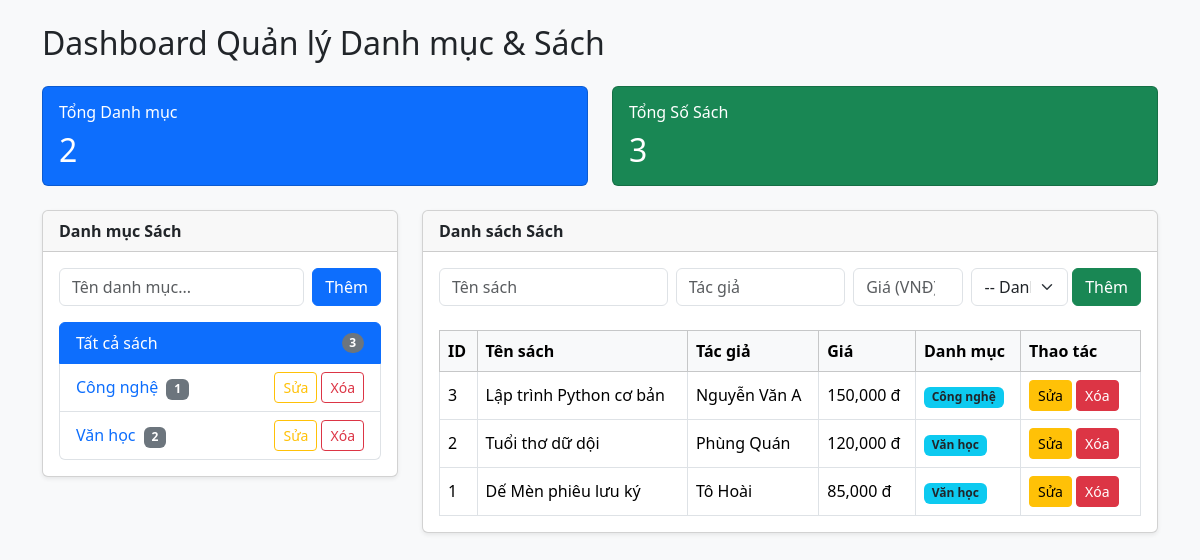
The page / on the database its author committed.
### app.py (models this page shows)
class Category(db.Model):
    id: Mapped[int] = mapped_column(primary_key=True)
    name: Mapped[str] = mapped_column(String(100), unique=True, nullable=False)
    books: Mapped[list["Book"]] = relationship(
        back_populates="category", cascade="all, delete-orphan"
    )

class Book(db.Model):
    id: Mapped[int] = mapped_column(primary_key=True)
    title: Mapped[str] = mapped_column(String(200), nullable=False)
    author: Mapped[str] = mapped_column(String(100), nullable=False)
    price: Mapped[int] = mapped_column(default=0)
    category_id: Mapped[int] = mapped_column(ForeignKey("category.id"), nullable=False)
    category: Mapped["Category"] = relationship(back_populates="books")

### app.py (the view)
@app.route("/")
def index():
    category_id = request.args.get("category_id", type=int)
    total_categories = db.session.scalar(db.select(func.count(Category.id))) or 0
    total_books = db.session.scalar(db.select(func.count(Book.id))) or 0
    categories = db.session.scalars(db.select(Category).order_by(Category.id.desc())).all()
    book_query = db.select(Book).order_by(Book.id.desc())
    if category_id:
        book_query = book_query.where(Book.category_id == category_id)
    books = db.session.scalars(book_query).all()
    return render_template(
        "index.html",
        categories=categories,
        books=books,
        total_categories=total_categories,
        total_books=total_books,
        selected_category_id=category_id,
    )

### templates/index.html (shortened to what this page needs)
<!DOCTYPE html>
<html lang="vi">
<head>
    <link href="https://cdn.jsdelivr.net/npm/bootstrap@5.3.3/dist/css/bootstrap.min.css" rel="stylesheet">
</head>
<body class="bg-light">
<div class="container py-4">
    <h2 class="mb-4">Dashboard Quản lý Danh mục & Sách</h2>
    <div class="row mb-4">
        <div class="col-md-6">
            <div class="card text-bg-primary">
                <div class="card-body">
                    <h6 class="card-title">Tổng Danh mục</h6>
                    <h2 class="mb-0">{{ total_categories }}</h2>
                </div>
            </div>
        </div>
        <div class="col-md-6">
            <div class="card text-bg-success">
                <div class="card-body">
                    <h6 class="card-title">Tổng Số Sách</h6>
                    <h2 class="mb-0">{{ total_books }}</h2>
                </div>
            </div>
        </div>
    </div>
    <div class="row g-4">
        <div class="col-md-4">
            <div class="card shadow-sm">
                <div class="card-header fw-bold">Danh mục Sách</div>
                <div class="card-body">
                    <form action="{{ url_for('add_category') }}" method="POST" class="d-flex gap-2 mb-3">
                        <input type="text" name="name" class="form-control" placeholder="Tên danh mục..." required>
                        <button type="submit" class="btn btn-primary">Thêm</button>
                    </form>
                    <ul class="list-group">
                        <li class="list-group-item d-flex justify-content-between align-items-center {% if not selected_category_id %}active{% endif %}">
                            <a href="{{ url_for('index') }}" class="text-decoration-none {% if not selected_category_id %}text-white{% endif %}">
                                Tất cả sách
                            </a>
                            <span class="badge bg-secondary rounded-pill">{{ total_books }}</span>
                        </li>
                        {% for cat in categories %}
                        <li class="list-group-item d-flex justify-content-between align-items-center {% if selected_category_id == cat.id %}list-group-item-info{% endif %}">
                            <div>
                                <a href="{{ url_for('index', category_id=cat.id) }}" class="text-decoration-none fw-medium">
                                    {{ cat.name }}
                                </a>
                                <span class="badge bg-secondary ms-1">{{ cat.books|length }}</span>
                            </div>
                            <div class="d-flex gap-1">
                                <a href="{{ url_for('edit_category', id=cat.id) }}" class="btn btn-sm btn-outline-warning">Sửa</a>
                                <form action="{{ url_for('delete_category', id=cat.id) }}" method="POST" onsubmit="return confirm('Xóa danh mục này sẽ xóa hết sách bên trong?')">
                                    <button type="submit" class="btn btn-sm btn-outline-danger">Xóa</button>
                                </form>
                            </div>
                        </li>
                        {% endfor %}
                    </ul>
                </div>
            </div>
        </div>
        <div class="col-md-8">
            <div class="card shadow-sm">
                <div class="card-header fw-bold">Danh sách Sách</div>
                <div class="card-body">
                    <form action="{{ url_for('add_book') }}" method="POST" class="row g-2 mb-4">
                        <div class="col-md-4">
                            <input type="text" name="title" class="form-control" placeholder="Tên sách" required>
                        </div>
                        <div class="col-md-3">
                            <input type="text" name="author" class="form-control" placeholder="Tác giả" required>
                        </div>
                        <div class="col-md-2">
                            <input type="number" name="price" class="form-control" placeholder="Giá (VNĐ)" min="0">
                        </div>
                        <div class="col-md-3 d-flex gap-1">
                            <select name="category_id" class="form-select" required>
                                <option value="">-- Danh mục --</option>
                            </select>
                            <button type="submit" class="btn btn-success">Thêm</button>
                        </div>
                    </form>
                    <div class="table-responsive">
                        <table class="table table-bordered table-hover align-middle mb-0">
                            <thead class="table-light">
                                <tr>
                                    <th>ID</th>
                                    <th>Tên sách</th>
                                    <th>Tác giả</th>
                                    <th>Giá</th>
                                    <th>Danh mục</th>
                                    <th width="120">Thao tác</th>
                                </tr>
                            </thead>
                            <tbody>
                                {% for book in books %}
                                <tr>
                                    <td>{{ book.id }}</td>
                                    <td>{{ book.title }}</td>
                                    <td>{{ book.author }}</td>
                                    <td>{{ "{:,}".format(book.price or 0) }} đ</td>
                                    <td><span class="badge bg-info text-dark">{{ book.category.name }}</span></td>
                                    <td>
                                        <div class="d-flex gap-1">
                                            <a href="{{ url_for('edit_book', id=book.id) }}" class="btn btn-sm btn-warning">Sửa</a>
                                            <form action="{{ url_for('delete_book', id=book.id) }}" method="POST" onsubmit="return confirm('Xóa sách này?')">
                                                <button type="submit" class="btn btn-sm btn-danger">Xóa</button>
                                            </form>
                                        </div>
                                    </td>
                                </tr>
                                {% else %}
                                <tr>
                                    <td colspan="6" class="text-center text-muted">Chưa có dữ liệu sách.</td>
                                </tr>
                                {% endfor %}
                            </tbody>
                        </table>
                    </div>
                </div>
            </div>
        </div>
    </div>
</div>
</body>
</html>

### rows shown on the page
Category: name "Công nghệ", books|length "1"
Category: name "Văn học", books|length "2"
Book: id "3", title "Lập trình Python cơ bản", author "Nguyễn Văn A", price "150,000", category.name "Công nghệ"
Book: id "2", title "Tuổi thơ dữ dội", author "Phùng Quán", price "120,000", category.name "Văn học"
Book: id "1", title "Dế Mèn phiêu lưu ký", author "Tô Hoài", price "85,000", category.name "Văn học"

### other values the page prints
{{ total_categories }} "2"
{{ total_books }} "3"
